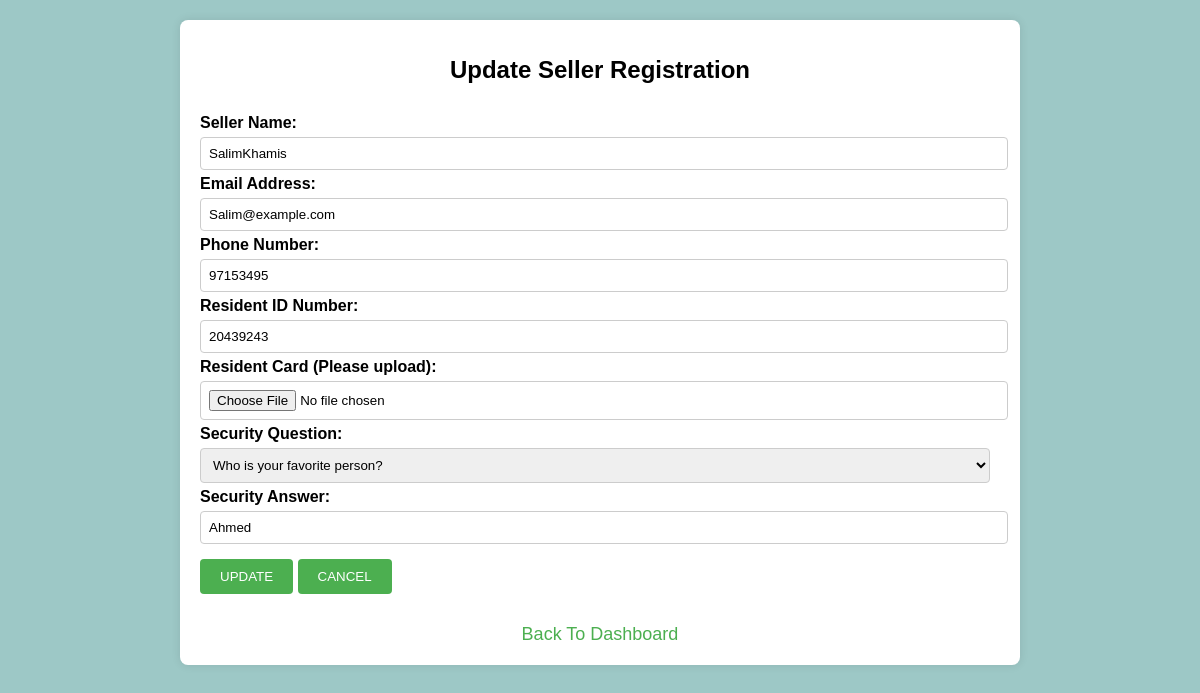
/pages/seller/S_UpdateProfile.php (signed in), run on the app's committed database.
### tables this page shows
CREATE TABLE IF NOT EXISTS `sellers` (
  `seller_id` int NOT NULL AUTO_INCREMENT COMMENT 'Unique identifier for each\r\nseller.',
  `seller_name` varchar(60) NOT NULL COMMENT 'Name chosen by the seller.',
  `seller_email` varchar(50) NOT NULL COMMENT 'Email address of the seller.',
  `seller_phone` varchar(8) NOT NULL COMMENT 'Phone number of the seller.',
  `seller_password` varchar(30) NOT NULL COMMENT 'Password for the seller to authenticate into the system.',
  `seller_security_question` varchar(150) NOT NULL COMMENT 'Security question as an additional authentication factor.',
  `seller_security_answer` varchar(200) NOT NULL COMMENT 'Security answer as authentication factor for the security question.',
  `seller_resident_id_number` varchar(100) NOT NULL COMMENT 'seller resident id number for identity and security purposes.',
  `seller_resident_card_image` varchar(50) NOT NULL COMMENT 'seller resident card image file location on the server.',
  `seller_status` tinyint(1) NOT NULL COMMENT 'Seller status whether approved by an administrator or not.',
  `administrator_id` int DEFAULT NULL,
  PRIMARY KEY (`seller_id`)
);

### services/getUser.php (called while the page is built, shortened)
<?php
function getUser($pdo, $id, $role) {
	$query = NULL;
	switch ($role) {
		case 'seller':
			$query = $pdo->prepare("SELECT * FROM Sellers WHERE seller_id = :id AND seller_status=1;");
			$query->bindParam(':id', $id);
			break;
	}
	$query->execute();
	$user = $query->fetch(PDO::FETCH_ASSOC);
    return $user;
}
?>

### pages/seller/S_UpdateProfile.php (the view, shortened to what this page needs)
<?php
if (isset($_SESSION['user_id']) && isset($_SESSION['role'])) {
    $pdo = require('../../mysql_db_connection.php');
    $id = $_SESSION['user_id'];
    $role = $_SESSION['role'];
    require('../../services/getUser.php');
    $user = getUser($pdo, $id, $role);
} else {
    header('Location: /Mazad/pages/LoginPage.php');
    exit;
}
?>
<!DOCTYPE html>
<html lang="en">
<head>
</head>
<body>
<div class="container">
    <h1>Update Seller Registration</h1>
    <form action="../../handle/handleUpdateSellerProfile.php" method="post" enctype="multipart/form-data">
        <label for="seller_name">Seller Name:</label>
        <input type="text" name="seller_name" id="seller_name" value="<?php echo htmlspecialchars($user['seller_name']); ?>">
        <label for="seller_email">Email Address:</label>
        <input type="text" name="seller_email" id="seller_email" value="<?php echo htmlspecialchars($user['seller_email']); ?>">
        <label for="seller_phone">Phone Number:</label>
        <input type="text" name="seller_phone" id="seller_phone" value="<?php echo htmlspecialchars($user['seller_phone']); ?>">
        <label for="seller_resident_id_number">Resident ID Number:</label>
        <input type="text" name="seller_resident_id_number" id="seller_resident_id_number" value="<?php echo htmlspecialchars($user['seller_resident_id_number']); ?>">
        <label for="seller_resident_card_image">Resident Card (Please upload):</label>
        <input type="file" name="seller_resident_card_image" id="seller_resident_card_image">
        <label for="seller_security_question">Security Question:</label>
        <select name="seller_security_question" id="seller_security_question">
            <option value="favorite_person" selected>Who is your favorite person?</option>
        </select>
        <label for="seller_security_answer">Security Answer:</label>
        <input type="text" name="seller_security_answer" id="seller_security_answer" value="<?php echo htmlspecialchars($user['seller_security_answer']); ?>">
        <input type="submit" name="submit" value="UPDATE">
        <input type="reset" name="reset" value="CANCEL">
    </form>
    <div class="back-link">
        <a href="./S_Menu.php">Back To Dashboard</a>
    </div>
</div>
</body>
</html>

### pages/seller/S_UpdateProfile.php (style rules this page uses)
body { font-family: Arial, sans-serif; background-color: #9DC8C6; margin: 0; padding: 0; }
.container { max-width: 800px; margin: 20px auto; background-color: #fff; padding: 20px; border-radius: 8px; box-shadow: 0 0 10px rgba(0, 0, 0, 0.1); }
h1 { text-align: center; font-size: 24px; margin-bottom: 30px; }
form { width: 100%; }
label { font-weight: bold; }
input[type="text"], input[type="file"], select { width: calc(100% - 10px); padding: 8px; margin: 5px 0; border: 1px solid #ccc; border-radius: 4px; }
input[type="submit"], input[type="reset"] { padding: 10px 20px; margin: 10px 0; border: none; border-radius: 4px; background-color: #4CAF50; color: #fff; cursor: pointer; }
.back-link { text-align: center; margin-top: 20px; }
.back-link a { font-size: 18px; color: #4CAF50; text-decoration: none; }

### data on the page
sellers: seller_name "SalimKhamis", seller_email "Salim@example.com", seller_phone "97153495", seller_resident_id_number "20439243", seller_security_answer "Ahmed"
